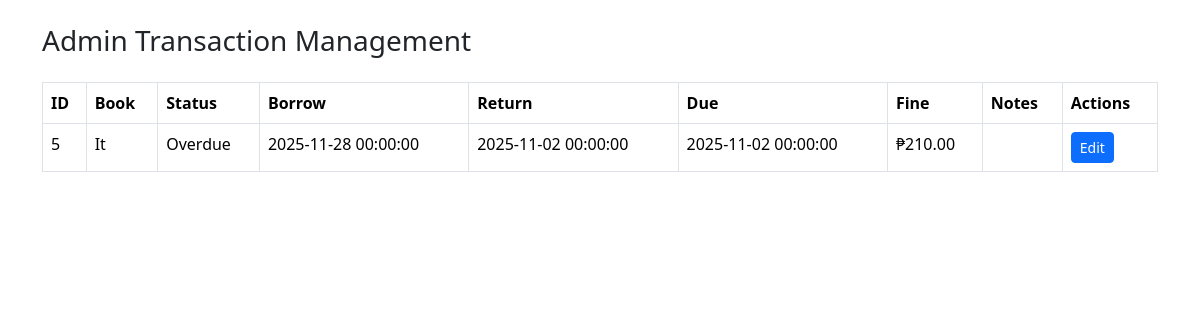
The page /test_admin_transactions.php on the database as committed earlier.
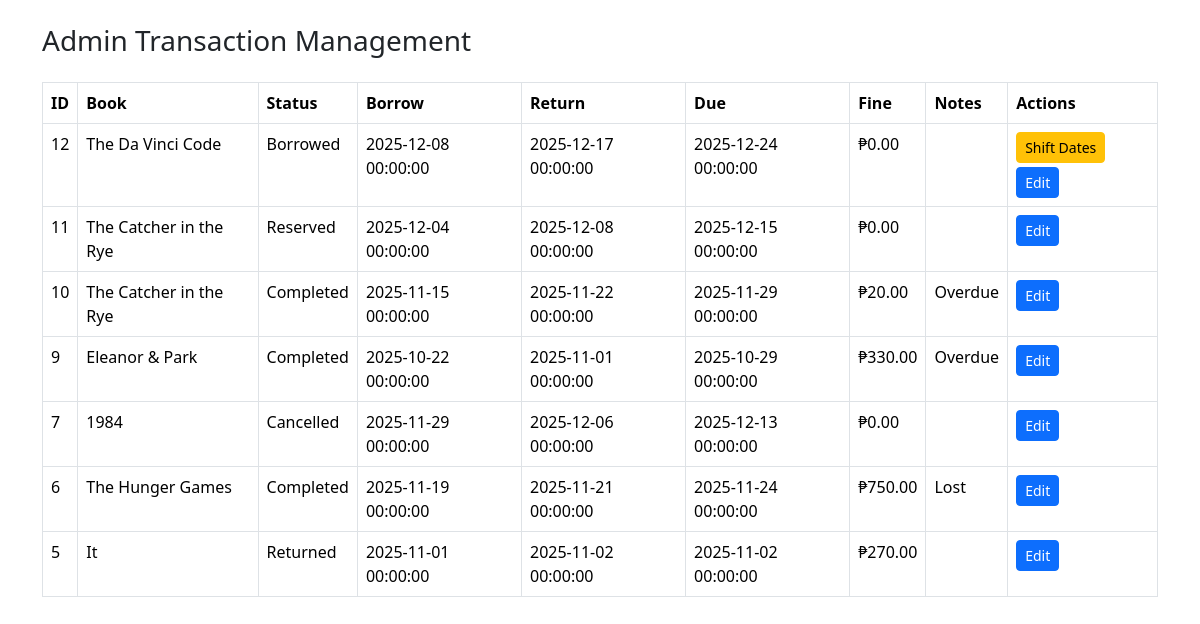
The same page on the database as committed later.
### tables this page shows
CREATE TABLE `transactions` (
  `id` int(11) NOT NULL,
  `user_id` int(11) NOT NULL,
  `book_id` int(11) NOT NULL,
  `reserve_date` datetime DEFAULT current_timestamp(),
  `borrow_date` datetime DEFAULT NULL,
  `return_date` datetime DEFAULT NULL,
  `due_date` datetime DEFAULT NULL,
  `returned_date` datetime DEFAULT NULL,
  `cancellation_date` datetime DEFAULT NULL,
  `completion_date` datetime DEFAULT NULL,
  `status` enum('Reserved','Borrowed','Returned','Cancelled','Overdue','Lost','Completed') DEFAULT 'Reserved',
  `fine_amount` decimal(10,2) DEFAULT 0.00,
  `notes` text DEFAULT NULL
);

CREATE TABLE `books` (
  `id` int(11) NOT NULL,
  `image` longblob DEFAULT NULL,
  `title` varchar(255) NOT NULL,
  `description` varchar(500) NOT NULL,
  `author` varchar(255) NOT NULL,
  `publisher` varchar(255) DEFAULT NULL,
  `publication_year` year(4) DEFAULT NULL,
  `isbn` varchar(50) DEFAULT NULL,
  `genre` varchar(100) DEFAULT NULL,
  `language` varchar(50) DEFAULT 'English',
  `availability` enum('Available','Reserved','Borrowed','Lost') DEFAULT 'Available',
  `total_copies` int(11) DEFAULT 1,
  `available_copies` int(11) DEFAULT 1,
  `created_at` timestamp NOT NULL DEFAULT current_timestamp(),
  `updated_at` timestamp NOT NULL DEFAULT current_timestamp() ON UPDATE current_timestamp()
);

### test_admin_transactions.php (the view, shortened to what this page needs)
<?php
include "config.php";
$transactions = $conn->query("
    SELECT t.*, b.title AS book_title
    FROM transactions t
    JOIN books b ON t.book_id = b.id
    ORDER BY t.id DESC
");
?>
<!DOCTYPE html>
<html lang="en">
<head>
<link href="https://cdn.jsdelivr.net/npm/bootstrap@5.3.2/dist/css/bootstrap.min.css" rel="stylesheet">
</head>
<body>
<div class="container py-4">
<h3 class="mb-4">Admin Transaction Management</h3>
<table class="table table-bordered table-hover">
<thead>
<tr>
<th>ID</th><th>Book</th><th>Status</th><th>Borrow</th><th>Return</th><th>Due</th><th>Fine</th><th>Notes</th><th>Actions</th>
</tr>
</thead>
<tbody>
<?php while ($row = $transactions->fetch_assoc()): ?>
<tr>
    <td><?= htmlspecialchars($row['id']) ?></td>
    <td><?= htmlspecialchars($row['book_title']) ?></td>
    <td><?= htmlspecialchars($row['status']) ?></td>
    <td><?= htmlspecialchars($row['borrow_date'] ?? '-') ?></td>
    <td><?= htmlspecialchars($row['return_date'] ?? '-') ?></td>
    <td><?= htmlspecialchars($row['due_date'] ?? '-') ?></td>
    <td>₱<?= number_format((float)$row['fine_amount'], 2) ?></td>
    <td><?= htmlspecialchars($row['notes'] ?? '') ?></td>
    <td>
        <?php if ($row['status'] === 'Borrowed'): ?>
        <form method="POST" class="d-inline">
            <button type="submit" name="shift_dates" class="btn btn-sm btn-warning mb-1">Shift Dates</button>
        </form>
        <?php endif; ?>
        <button class="btn btn-sm btn-primary" data-bs-toggle="modal" data-bs-target="#editModal<?= $row['id'] ?>">Edit</button>
    </td>
</tr>
<?php endwhile; ?>
</tbody>
</table>
</div>
</body>
</html>

Rows that differ between the two databases and show on the page:
added transactions: id "12", book.title "The Da Vinci Code", status "Borrowed", borrow_date "2025-12-08 00:00:00", return_date "2025-12-17 00:00:00", due_date "2025-12-24 00:00:00", fine_amount "0.00"
added transactions: id "11", book.title "The Catcher in the Rye", status "Reserved", borrow_date "2025-12-04 00:00:00", return_date "2025-12-08 00:00:00", due_date "2025-12-15 00:00:00", fine_amount "0.00"
added transactions: id "10", book.title "The Catcher in the Rye", status "Completed", borrow_date "2025-11-15 00:00:00", return_date "2025-11-22 00:00:00", due_date "2025-11-29 00:00:00", fine_amount "20.00", notes "Overdue"
added transactions: id "9", book.title "Eleanor & Park", status "Completed", borrow_date "2025-10-22 00:00:00", return_date "2025-11-01 00:00:00", due_date "2025-10-29 00:00:00", fine_amount "330.00", notes "Overdue"
added transactions: id "7", book.title "1984", status "Cancelled", borrow_date "2025-11-29 00:00:00", return_date "2025-12-06 00:00:00", due_date "2025-12-13 00:00:00", fine_amount "0.00"
added transactions: id "6", book.title "The Hunger Games", status "Completed", borrow_date "2025-11-19 00:00:00", return_date "2025-11-21 00:00:00", due_date "2025-11-24 00:00:00", fine_amount "750.00", notes "Lost"
changed transactions "It": status "Overdue" → "Returned"; borrow_date "2025-11-28 00:00:00" → "2025-11-01 00:00:00"; fine_amount "210.00" → "270.00"
